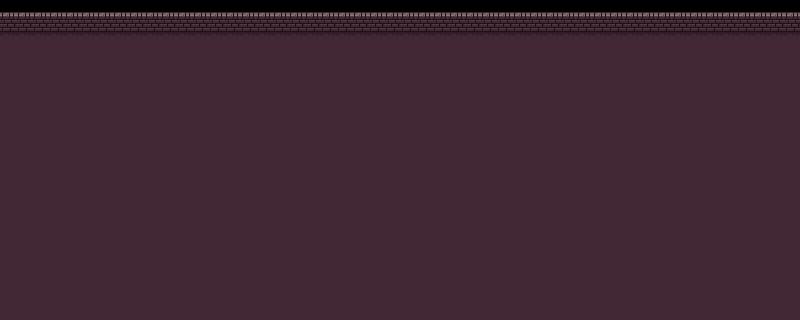

Below is a game level as drawn by its tile map, then a one-line description and the .tmx file that defines it, in full:
An orthogonal 50x20 tile map with 16x16 px tiles, 2 tile layers (Ground_Layer, Collideable_Layer).

<map version="1.10" tiledversion="1.10.2" orientation="orthogonal" renderorder="right-down" width="50" height="20" tilewidth="16" tileheight="16" infinite="0" nextlayerid="3" nextobjectid="1">
 <editorsettings>
  <export target="gameFieldMap.tmj" format="json" />
 </editorsettings>
 <tileset firstgid="1" name="dungeon_tileset_packed" tilewidth="16" tileheight="16" tilecount="512" columns="32">
  <image source="dungeon_tilesetmap_packed.png" width="512" height="256" />
  <tile id="0">
   <properties>
    <property name="collides" type="bool" value="true" />
   </properties>
  </tile>
  <tile id="1">
   <properties>
    <property name="collides" type="bool" value="true" />
   </properties>
  </tile>
  <tile id="2">
   <properties>
    <property name="collides" type="bool" value="true" />
   </properties>
  </tile>
  <tile id="32">
   <properties>
    <property name="collides" type="bool" value="true" />
   </properties>
  </tile>
  <tile id="33">
   <properties>
    <property name="collides" type="bool" value="true" />
   </properties>
  </tile>
  <tile id="34">
   <properties>
    <property name="collides" type="bool" value="true" />
   </properties>
  </tile>
  <tile id="64">
   <properties>
    <property name="collides" type="bool" value="true" />
   </properties>
  </tile>
  <tile id="65">
   <properties>
    <property name="collides" type="bool" value="true" />
   </properties>
  </tile>
  <tile id="66">
   <properties>
    <property name="collides" type="bool" value="true" />
   </properties>
  </tile>
 </tileset>
 <layer id="1" name="Ground_Layer" width="50" height="20">
  <data encoding="csv">
0,0,0,0,0,0,0,0,0,0,0,0,0,0,0,0,0,0,0,0,0,0,0,0,0,0,0,0,0,0,0,0,0,0,0,0,0,0,0,0,0,0,0,0,0,0,0,0,0,0,
0,0,0,0,0,0,0,0,0,0,0,0,0,0,0,0,0,0,0,0,0,0,0,0,0,0,0,0,0,0,0,0,0,0,0,0,0,0,0,0,0,0,0,0,0,0,0,0,0,0,
65,65,65,65,65,65,65,65,65,65,65,65,65,65,65,65,65,65,65,65,65,65,65,65,65,65,65,65,65,65,65,65,65,65,65,65,65,65,65,65,65,65,65,65,65,65,65,65,65,65,
99,99,99,99,99,99,99,99,99,99,99,99,99,99,99,99,99,99,99,99,99,99,99,99,99,99,99,99,99,99,99,99,99,99,99,99,99,99,99,99,99,99,99,99,99,99,99,99,99,99,
99,99,99,99,99,99,99,99,99,99,99,99,99,99,99,99,99,99,99,99,99,99,99,99,99,99,99,99,99,99,99,99,99,99,99,99,99,99,99,99,99,99,99,99,99,99,99,99,99,99,
99,99,99,99,99,99,99,99,99,99,99,99,99,99,99,99,99,99,99,99,99,99,99,99,99,99,99,99,99,99,99,99,99,99,99,99,99,99,99,99,99,99,99,99,99,99,99,99,99,99,
99,99,99,99,99,99,99,99,99,99,99,99,99,99,99,99,99,99,99,99,99,99,99,99,99,99,99,99,99,99,99,99,99,99,99,99,99,99,99,99,99,99,99,99,99,99,99,99,99,99,
99,99,99,99,99,99,99,99,99,99,99,99,99,99,99,99,99,99,99,99,99,99,99,99,99,99,99,99,99,99,99,99,99,99,99,99,99,99,99,99,99,99,99,99,99,99,99,99,99,99,
99,99,99,99,99,99,99,99,99,99,99,99,99,99,99,99,99,99,99,99,99,99,99,99,99,99,99,99,99,99,99,99,99,99,99,99,99,99,99,99,99,99,99,99,99,99,99,99,99,99,
99,99,99,99,99,99,99,99,99,99,99,99,99,99,99,99,99,99,99,99,99,99,99,99,99,99,99,99,99,99,99,99,99,99,99,99,99,99,99,99,99,99,99,99,99,99,99,99,99,99,
99,99,99,99,99,99,99,99,99,99,99,99,99,99,99,99,99,99,99,99,99,99,99,99,99,99,99,99,99,99,99,99,99,99,99,99,99,99,99,99,99,99,99,99,99,99,99,99,99,99,
99,99,99,99,99,99,99,99,99,99,99,99,99,99,99,99,99,99,99,99,99,99,99,99,99,99,99,99,99,99,99,99,99,99,99,99,99,99,99,99,99,99,99,99,99,99,99,99,99,99,
99,99,99,99,99,99,99,99,99,99,99,99,99,99,99,99,99,99,99,99,99,99,99,99,99,99,99,99,99,99,99,99,99,99,99,99,99,99,99,99,99,99,99,99,99,99,99,99,99,99,
99,99,99,99,99,99,99,99,99,99,99,99,99,99,99,99,99,99,99,99,99,99,99,99,99,99,99,99,99,99,99,99,99,99,99,99,99,99,99,99,99,99,99,99,99,99,99,99,99,99,
99,99,99,99,99,99,99,99,99,99,99,99,99,99,99,99,99,99,99,99,99,99,99,99,99,99,99,99,99,99,99,99,99,99,99,99,99,99,99,99,99,99,99,99,99,99,99,99,99,99,
99,99,99,99,99,99,99,99,99,99,99,99,99,99,99,99,99,99,99,99,99,99,99,99,99,99,99,99,99,99,99,99,99,99,99,99,99,99,99,99,99,99,99,99,99,99,99,99,99,99,
99,99,99,99,99,99,99,99,99,99,99,99,99,99,99,99,99,99,99,99,99,99,99,99,99,99,99,99,99,99,99,99,99,99,99,99,99,99,99,99,99,99,99,99,99,99,99,99,99,99,
99,99,99,99,99,99,99,99,99,99,99,99,99,99,99,99,99,99,99,99,99,99,99,99,99,99,99,99,99,99,99,99,99,99,99,99,99,99,99,99,99,99,99,99,99,99,99,99,99,99,
99,99,99,99,99,99,99,99,99,99,99,99,99,99,99,99,99,99,99,99,99,99,99,99,99,99,99,99,99,99,99,99,99,99,99,99,99,99,99,99,99,99,99,99,99,99,99,99,99,99,
99,99,99,99,99,99,99,99,99,99,99,99,99,99,99,99,99,99,99,99,99,99,99,99,99,99,99,99,99,99,99,99,99,99,99,99,99,99,99,99,99,99,99,99,99,99,99,99,99,99
</data>
 </layer>
 <layer id="2" name="Collideable_Layer" width="50" height="20">
  <data encoding="csv">
2,2,2,2,2,2,2,2,2,2,2,2,2,2,2,2,2,2,2,2,2,2,2,2,2,2,2,2,2,2,2,2,2,2,2,2,2,2,2,2,2,2,2,2,2,2,2,2,2,2,
34,34,34,34,34,34,34,34,34,34,34,34,34,34,34,34,34,34,34,34,34,34,34,34,34,34,34,34,34,34,34,34,34,34,34,34,34,34,34,34,34,34,34,34,34,34,34,34,34,34,
0,0,0,0,0,0,0,0,0,0,0,0,0,0,0,0,0,0,0,0,0,0,0,0,0,0,0,0,0,0,0,0,0,0,0,0,0,0,0,0,0,0,0,0,0,0,0,0,0,0,
0,0,0,0,0,0,0,0,0,0,0,0,0,0,0,0,0,0,0,0,0,0,0,0,0,0,0,0,0,0,0,0,0,0,0,0,0,0,0,0,0,0,0,0,0,0,0,0,0,0,
0,0,0,0,0,0,0,0,0,0,0,0,0,0,0,0,0,0,0,0,0,0,0,0,0,0,0,0,0,0,0,0,0,0,0,0,0,0,0,0,0,0,0,0,0,0,0,0,0,0,
0,0,0,0,0,0,0,0,0,0,0,0,0,0,0,0,0,0,0,0,0,0,0,0,0,0,0,0,0,0,0,0,0,0,0,0,0,0,0,0,0,0,0,0,0,0,0,0,0,0,
0,0,0,0,0,0,0,0,0,0,0,0,0,0,0,0,0,0,0,0,0,0,0,0,0,0,0,0,0,0,0,0,0,0,0,0,0,0,0,0,0,0,0,0,0,0,0,0,0,0,
0,0,0,0,0,0,0,0,0,0,0,0,0,0,0,0,0,0,0,0,0,0,0,0,0,0,0,0,0,0,0,0,0,0,0,0,0,0,0,0,0,0,0,0,0,0,0,0,0,0,
0,0,0,0,0,0,0,0,0,0,0,0,0,0,0,0,0,0,0,0,0,0,0,0,0,0,0,0,0,0,0,0,0,0,0,0,0,0,0,0,0,0,0,0,0,0,0,0,0,0,
0,0,0,0,0,0,0,0,0,0,0,0,0,0,0,0,0,0,0,0,0,0,0,0,0,0,0,0,0,0,0,0,0,0,0,0,0,0,0,0,0,0,0,0,0,0,0,0,0,0,
0,0,0,0,0,0,0,0,0,0,0,0,0,0,0,0,0,0,0,0,0,0,0,0,0,0,0,0,0,0,0,0,0,0,0,0,0,0,0,0,0,0,0,0,0,0,0,0,0,0,
0,0,0,0,0,0,0,0,0,0,0,0,0,0,0,0,0,0,0,0,0,0,0,0,0,0,0,0,0,0,0,0,0,0,0,0,0,0,0,0,0,0,0,0,0,0,0,0,0,0,
0,0,0,0,0,0,0,0,0,0,0,0,0,0,0,0,0,0,0,0,0,0,0,0,0,0,0,0,0,0,0,0,0,0,0,0,0,0,0,0,0,0,0,0,0,0,0,0,0,0,
0,0,0,0,0,0,0,0,0,0,0,0,0,0,0,0,0,0,0,0,0,0,0,0,0,0,0,0,0,0,0,0,0,0,0,0,0,0,0,0,0,0,0,0,0,0,0,0,0,0,
0,0,0,0,0,0,0,0,0,0,0,0,0,0,0,0,0,0,0,0,0,0,0,0,0,0,0,0,0,0,0,0,0,0,0,0,0,0,0,0,0,0,0,0,0,0,0,0,0,0,
0,0,0,0,0,0,0,0,0,0,0,0,0,0,0,0,0,0,0,0,0,0,0,0,0,0,0,0,0,0,0,0,0,0,0,0,0,0,0,0,0,0,0,0,0,0,0,0,0,0,
0,0,0,0,0,0,0,0,0,0,0,0,0,0,0,0,0,0,0,0,0,0,0,0,0,0,0,0,0,0,0,0,0,0,0,0,0,0,0,0,0,0,0,0,0,0,0,0,0,0,
0,0,0,0,0,0,0,0,0,0,0,0,0,0,0,0,0,0,0,0,0,0,0,0,0,0,0,0,0,0,0,0,0,0,0,0,0,0,0,0,0,0,0,0,0,0,0,0,0,0,
0,0,0,0,0,0,0,0,0,0,0,0,0,0,0,0,0,0,0,0,0,0,0,0,0,0,0,0,0,0,0,0,0,0,0,0,0,0,0,0,0,0,0,0,0,0,0,0,0,0,
0,0,0,0,0,0,0,0,0,0,0,0,0,0,0,0,0,0,0,0,0,0,0,0,0,0,0,0,0,0,0,0,0,0,0,0,0,0,0,0,0,0,0,0,0,0,0,0,0,0
</data>
 </layer>
</map>
